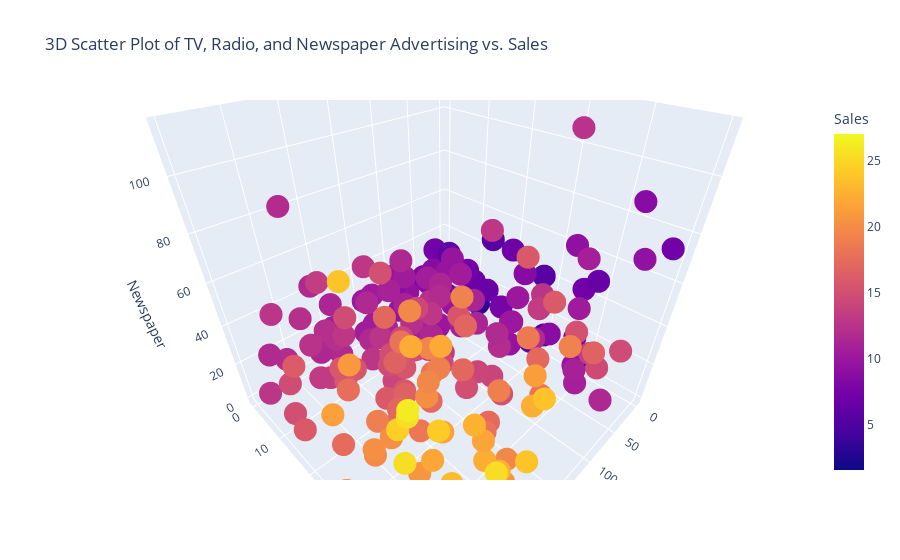

Notebook cell for this chart:
### Code cell
px.scatter_3d(df, x='TV', y='Radio', z='Newspaper', color='Sales',
                     title='3D Scatter Plot of TV, Radio, and Newspaper Advertising vs. Sales')

### Figure 1 — Plotly figure (JSON) as saved in the notebook; plotly's stock layout.template omitted (floating-point values rounded to 4 significant figures; data arrays with more than 128 entries replaced by an {"elided": "..."} marker saying what was removed)
{"data": [{"hovertemplate": "TV=%{x}<br>Radio=%{y}<br>Newspaper=%{z}<br>Sales=%{marker.color}<extra></extra>", "legendgroup": "", "marker": {"color": {"elided": "200 float values"}, "coloraxis": "coloraxis", "symbol": "circle"}, "mode": "markers", "name": "", "scene": "scene", "showlegend": false, "type": "scatter3d", "x": {"elided": "200 float values"}, "y": {"elided": "200 float values"}, "z": {"elided": "200 float values"}}], "layout": {"autosize": true, "coloraxis": {"colorbar": {"title": {"text": "Sales"}}, "colorscale": [[0, "#0d0887"], [0.1111, "#46039f"], [0.2222, "#7201a8"], [0.3333, "#9c179e"], [0.4444, "#bd3786"], [0.5556, "#d8576b"], [0.6667, "#ed7953"], [0.7778, "#fb9f3a"], [0.8889, "#fdca26"], [1, "#f0f921"]]}, "legend": {"tracegroupgap": 0}, "scene": {"aspectmode": "auto", "aspectratio": {"x": 1, "y": 1, "z": 1}, "camera": {"center": {"x": 0, "y": 0, "z": 0}, "eye": {"x": 0.7936, "y": 0.7936, "z": 0.7936}, "projection": {"type": "perspective"}, "up": {"x": 0, "y": 0, "z": 1}}, "domain": {"x": [0, 1], "y": [0, 1]}, "xaxis": {"title": {"text": "TV"}, "type": "linear"}, "yaxis": {"title": {"text": "Radio"}, "type": "linear"}, "zaxis": {"title": {"text": "Newspaper"}, "type": "linear"}}, "title": {"text": "3D Scatter Plot of TV, Radio, and Newspaper Advertising vs. Sales"}}}
